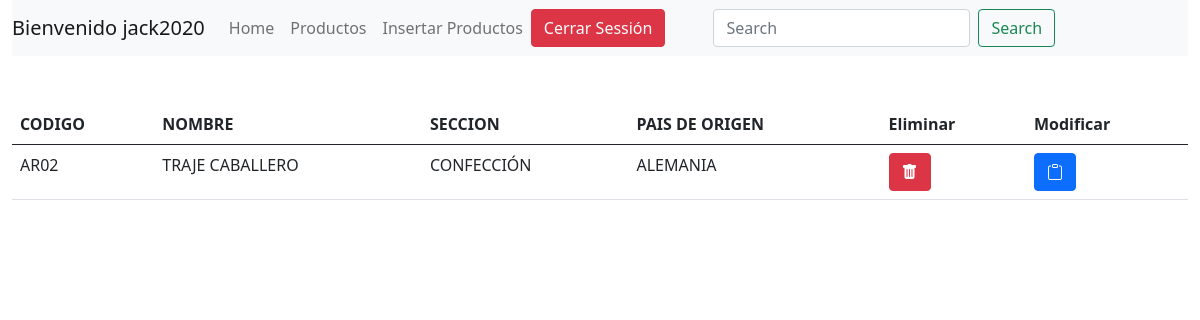
Page /busqueda.php?buscar=TRAJE CABALLERO (signed in) on the committed database.
### tables this page shows
CREATE TABLE `productos` (
  `CÓDIGOARTÍCULO` varchar(4) NOT NULL,
  `SECCIÓN` varchar(10) DEFAULT NULL,
  `NOMBREARTÍCULO` varchar(19) DEFAULT NULL,
  `PRECIO` varchar(10) DEFAULT NULL,
  `FECHA` varchar(10) DEFAULT NULL,
  `IMPORTADO` varchar(9) DEFAULT NULL,
  `PAÍSDEORIGEN` varchar(9) DEFAULT NULL,
  `FOTO` varchar(100) DEFAULT NULL
);

### busqueda.php (the view, shortened to what this page needs)
<!DOCTYPE html>
<html lang="en">
<head>
    <link href="https://cdn.jsdelivr.net/npm/bootstrap@5.0.0-beta2/dist/css/bootstrap.min.css" rel="stylesheet">
    <link rel="stylesheet" href="https://cdn.jsdelivr.net/npm/bootstrap-icons@1.4.0/font/bootstrap-icons.css">
</head>
<body>
    <?php
    require 'DB/config.php';
    ?>
    <div class="container-fluid">
        <div class="row">
            <header>
                <?php
                include_once 'layouts/header.php';
                ?>
            </header>
        </div>
        <div class="row">
            <div class="col">
                <div class="row">
                    <div class="col-md-12 mt-5">
                        <table class="table">
                            <thead>
                                <tr>
                                    <th scope="col">CODIGO</th>
                                    <th scope="col">NOMBRE</th>
                                    <th scope="col">SECCION</th>
                                    <th scope="col">PAIS DE ORIGEN</th>
                                    <th scope="col">Eliminar</th>
                                    <th scope="col">Modificar</th>
                                </tr>
                            </thead>
                            <tbody>
                                <?php
                                $buscar = $_GET['buscar'];
                                $sql = "SELECT * FROM productos WHERE NOMBREARTÍCULO LIKE :buscar";
                                $result = $db->prepare($sql);
                                $result->bindValue(':buscar', "%{$buscar}%", PDO::PARAM_STR);
                                $result->execute();
                                while ($row = $result->fetch()):
                                ?>
                                    <tr>
                                        <td><?php echo $row['CÓDIGOARTÍCULO']; ?></td>
                                        <td><?php echo $row['NOMBREARTÍCULO']; ?></td>
                                        <td><?php echo $row['SECCIÓN']; ?></td>
                                        <td><?php echo $row['PAÍSDEORIGEN']; ?></td>
                                        <td><a class="btn btn-danger" href="eliminarProducto.php?id=<?php echo $row['CÓDIGOARTÍCULO']; ?>"><i class="bi bi-trash-fill"></i></a></td>
                                        <td><a class="btn btn-primary" href="actualizarProducto.php?id=<?php echo $row['CÓDIGOARTÍCULO']; ?>"><i class="bi bi-clipboard"></i></a></td>
                                    </tr>
                                <?php endwhile; ?>
                            </tbody>
                        </table>
                    </div>
                </div>
            </div>
        </div>
    </div>
</body>
</html>

### rows in the picture
productos: CÓDIGOARTÍCULO "AR02", NOMBREARTÍCULO "TRAJE CABALLERO", SECCIÓN "CONFECCIÓN", PAÍSDEORIGEN "ALEMANIA"

### other values in the picture
$_SESSION['usuario'] "jack2020"
